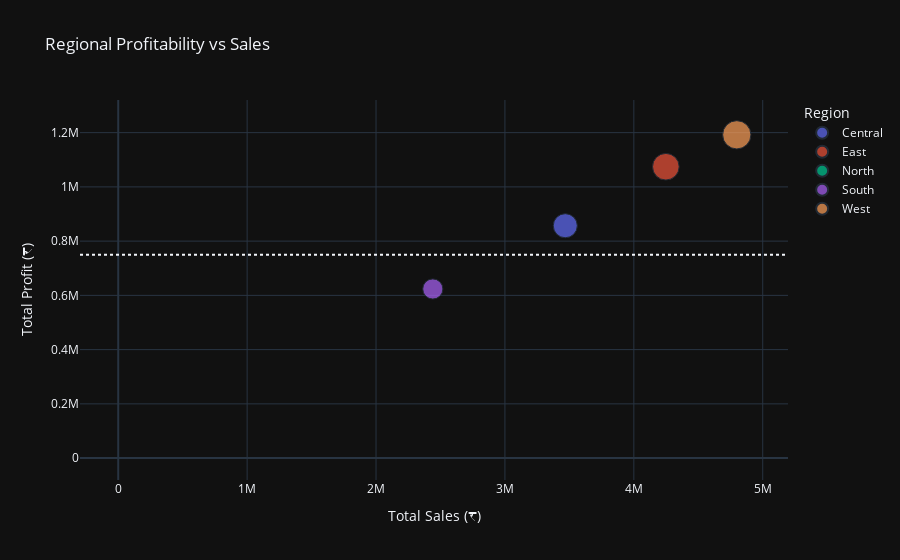

Source (notebook cell):
### Code cell
regional_perf = df.groupby('Region').agg({'Sales':'sum','Profit':'sum'}).reset_index()

fig = px.scatter(regional_perf,
                 x='Sales', y='Profit',
                 size='Sales', color='Region',
                 title='Regional Profitability vs Sales',
                 hover_name='Region',
                 labels={'Sales':'Total Sales (₹)', 'Profit':'Total Profit (₹)'})
fig.add_hline(y=regional_perf['Profit'].mean(), line_dash="dot")
fig.show()

### Figure 1 — Plotly figure (JSON) as saved in the notebook; plotly's stock layout.template omitted (floating-point values rounded to 4 significant figures)
{"data": [{"hovertemplate": "<b>%{hovertext}</b><br><br>Region=Central<br>Total Sales (₹)=%{marker.size}<br>Total Profit (₹)=%{y}<extra></extra>", "hovertext": ["Central"], "legendgroup": "Central", "marker": {"color": "#636efa", "size": [3468156], "sizemode": "area", "sizeref": 12000.0, "symbol": "circle"}, "mode": "markers", "name": "Central", "orientation": "v", "showlegend": true, "type": "scatter", "x": [3468156], "xaxis": "x", "y": [856800.0], "yaxis": "y"}, {"hovertemplate": "<b>%{hovertext}</b><br><br>Region=East<br>Total Sales (₹)=%{marker.size}<br>Total Profit (₹)=%{y}<extra></extra>", "hovertext": ["East"], "legendgroup": "East", "marker": {"color": "#EF553B", "size": [4248368], "sizemode": "area", "sizeref": 12000.0, "symbol": "circle"}, "mode": "markers", "name": "East", "orientation": "v", "showlegend": true, "type": "scatter", "x": [4248368], "xaxis": "x", "y": [1074000.0], "yaxis": "y"}, {"hovertemplate": "<b>%{hovertext}</b><br><br>Region=North<br>Total Sales (₹)=%{marker.size}<br>Total Profit (₹)=%{y}<extra></extra>", "hovertext": ["North"], "legendgroup": "North", "marker": {"color": "#00cc96", "size": [1254], "sizemode": "area", "sizeref": 12000.0, "symbol": "circle"}, "mode": "markers", "name": "North", "orientation": "v", "showlegend": true, "type": "scatter", "x": [1254], "xaxis": "x", "y": [401.3], "yaxis": "y"}, {"hovertemplate": "<b>%{hovertext}</b><br><br>Region=South<br>Total Sales (₹)=%{marker.size}<br>Total Profit (₹)=%{y}<extra></extra>", "hovertext": ["South"], "legendgroup": "South", "marker": {"color": "#ab63fa", "size": [2440461], "sizemode": "area", "sizeref": 12000.0, "symbol": "circle"}, "mode": "markers", "name": "South", "orientation": "v", "showlegend": true, "type": "scatter", "x": [2440461], "xaxis": "x", "y": [623600.0], "yaxis": "y"}, {"hovertemplate": "<b>%{hovertext}</b><br><br>Region=West<br>Total Sales (₹)=%{marker.size}<br>Total Profit (₹)=%{y}<extra></extra>", "hovertext": ["West"], "legendgroup": "West", "marker": {"color": "#FFA15A", "size": [4798743], "sizemode": "area", "sizeref": 12000.0, "symbol": "circle"}, "mode": "markers", "name": "West", "orientation": "v", "showlegend": true, "type": "scatter", "x": [4798743], "xaxis": "x", "y": [1192000.0], "yaxis": "y"}], "layout": {"legend": {"itemsizing": "constant", "title": {"text": "Region"}, "tracegroupgap": 0}, "shapes": [{"line": {"dash": "dot"}, "type": "line", "x0": 0, "x1": 1, "xref": "x domain", "y0": 749400.0, "y1": 749400.0, "yref": "y"}], "title": {"text": "Regional Profitability vs Sales"}, "xaxis": {"anchor": "y", "domain": [0, 1], "title": {"text": "Total Sales (₹)"}}, "yaxis": {"anchor": "x", "domain": [0, 1], "title": {"text": "Total Profit (₹)"}}}}
